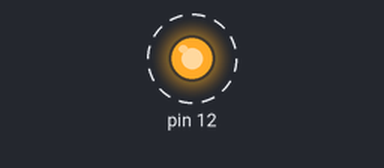
The sketch below on a simulated Arduino Uno, built with avr-gcc and run on an emulated ATmega328P. Parts: output pins drawn as LEDs (lit = HIGH). Dashed ring = blinking. What the sketch prints to the serial monitor is not drawn.

Above: at 0.5 s.
Timing chart, 0 to 4.6 s (numbered marks = the images above):
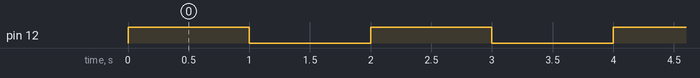

Measured:
- by itself, pin 12: alternates HIGH for 1.0 s and LOW for 1.0 s

The sketch:

PiscaLed.ino
```cpp
//Projeto arduino pisca led

void setup() {
  pinMode(12,OUTPUT);
  Serial.begin(9600);
}

void loop() {
  digitalWrite(12,HIGH);
  delay(1000);
  digitalWrite(12,LOW);
  delay(1000);
  Serial.println("Hello");
}
```
